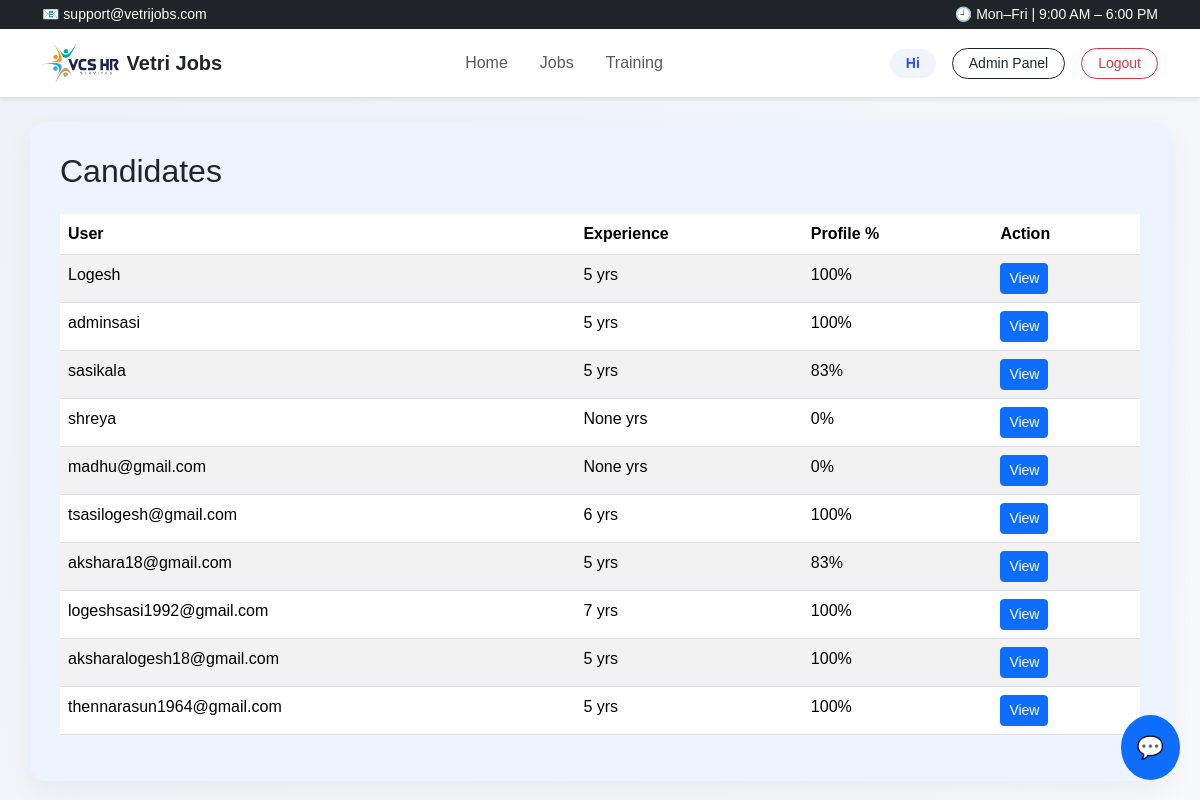
The app's page /dashboard/admin/candidates/ (signed in), older data.
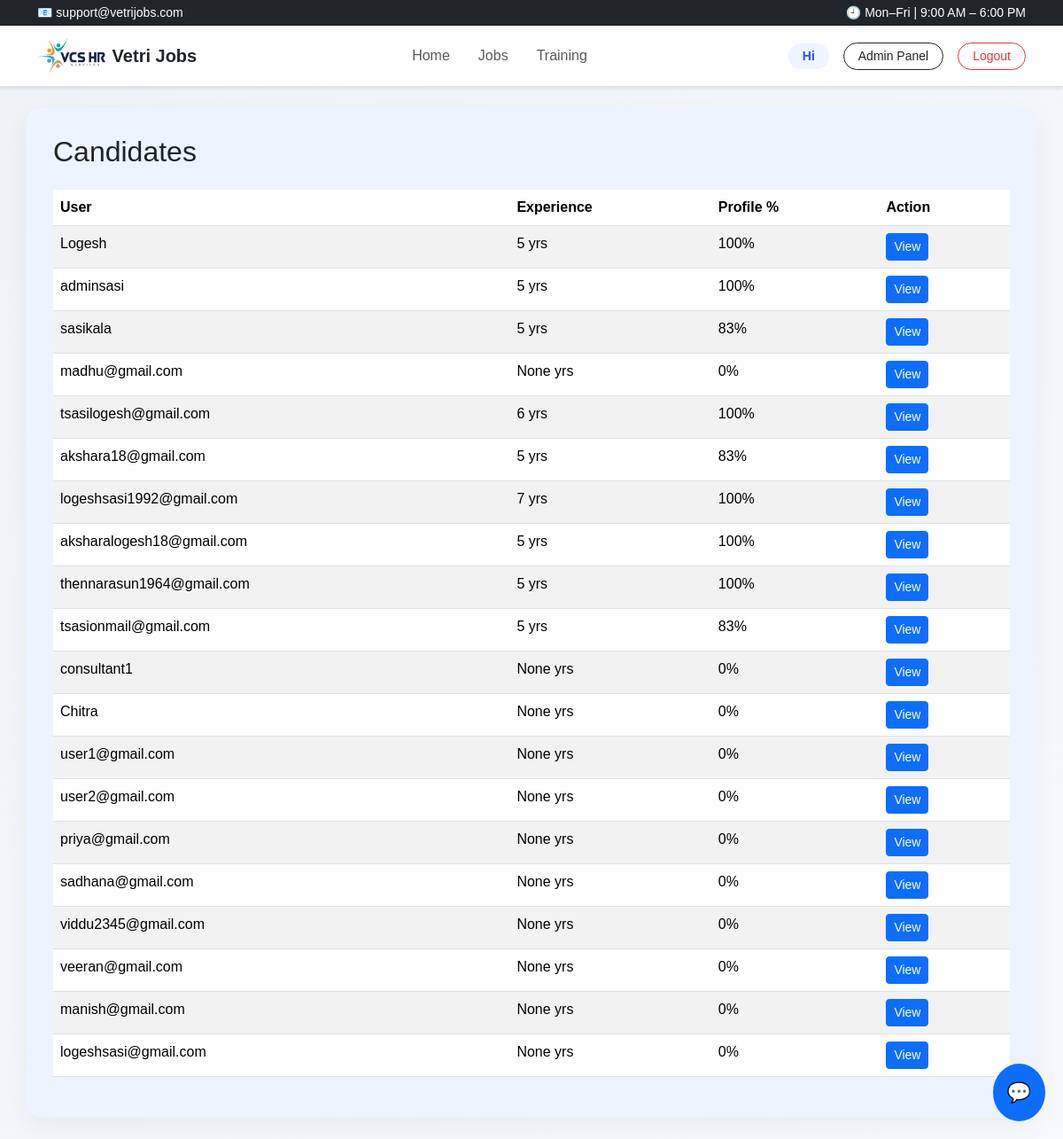
The same page, newer data.
### profiles/models.py (models this page shows, shortened)
class Profile(models.Model):
    user = models.OneToOneField(User, on_delete=models.CASCADE)
    full_name = models.CharField(max_length=100, blank=True)
    experience = models.PositiveIntegerField(null=True, blank=True)
    location = models.CharField(max_length=100, blank=True)
    skills = models.TextField(blank=True)
    resume = models.FileField(upload_to="resumes/", blank=True, null=True)
    phone = models.CharField(max_length=15, blank=True, null=True)
    summary = models.TextField(blank=True, null=True)
    ROLE_CHOICES = [
        ("ADMIN", "Admin"),
        ("CONSULTANT", "Consultant"),
        ("JOBSEEKER", "Job Seeker"),
    ]
    user = models.OneToOneField(User, on_delete=models.CASCADE)
    role = models.CharField(
        max_length=20,
        choices=ROLE_CHOICES,
        default="JOBSEEKER"
    )
    assigned_consultant = models.ForeignKey(
    User,
    on_delete=models.SET_NULL,
    null=True,
    blank=True,
    related_name="assigned_jobseekers"
)
    @property
    def completion_percentage(self):
        fields = [
            self.full_name,
            self.phone,
            self.experience,
            self.location,
            self.skills,
            self.resume,
        ]
        completed = sum(
            1 for field in fields if field not in [None, "", 0]
        )
        return int((completed / len(fields)) * 100)

### dashboard/views.py (the view)
# urls.py: path("admin/candidates/", views.admin_candidates, name="admin_candidates"),
def admin_candidates(request):
    if not request.user.is_staff:
        return redirect("/")
    profiles = Profile.objects.select_related("user")
    return render(request, "dashboard/admin_candidates.html", {
        "profiles": profiles
    })

### dashboard/templates/dashboard/admin_candidates.html (shortened to what this page needs)
{% extends "base.html" %}
{% block content %}
<h2 class="mb-4">Candidates</h2>
<table class="table table-striped">
  <thead>
    <tr>
      <th>User</th>
      <th>Experience</th>
      <th>Profile %</th>
      <th>Action</th>
    </tr>
  </thead>
  <tbody>
    {% for p in profiles %}
    <tr>
      <td>{{ p.user.username }}</td>
      <td>{{ p.experience }} yrs</td>
      <td>{{ p.completion_percentage }}%</td>
      <td>
        <a href="{% url 'dashboard:admin_candidate_detail' p.user.id %}"
           class="btn btn-sm btn-primary">
          View
        </a>
      </td>
    </tr>
    {% empty %}
    <tr>
      <td colspan="4">No candidates found</td>
    </tr>
    {% endfor %}
  </tbody>
</table>
{% endblock %}

Row changes from the older to the newer data that the page shows:
removed Profile: user.username "shreya", experience "None", completion_percentage "0"
added Profile: user.username "tsasionmail@gmail.com", experience "5", completion_percentage "83"
added Profile: user.username "consultant1", experience "None", completion_percentage "0"
added Profile: user.username "Chitra", experience "None", completion_percentage "0"
added Profile: user.username "user1@gmail.com", experience "None", completion_percentage "0"
added Profile: user.username "user2@gmail.com", experience "None", completion_percentage "0"
added Profile: user.username "priya@gmail.com", experience "None", completion_percentage "0"
added Profile: user.username "sadhana@gmail.com", experience "None", completion_percentage "0"
added Profile: user.username "viddu2345@gmail.com", experience "None", completion_percentage "0"
added Profile: user.username "veeran@gmail.com", experience "None", completion_percentage "0"
added Profile: user.username "manish@gmail.com", experience "None", completion_percentage "0"
added Profile: user.username "logeshsasi@gmail.com", experience "None", completion_percentage "0"
